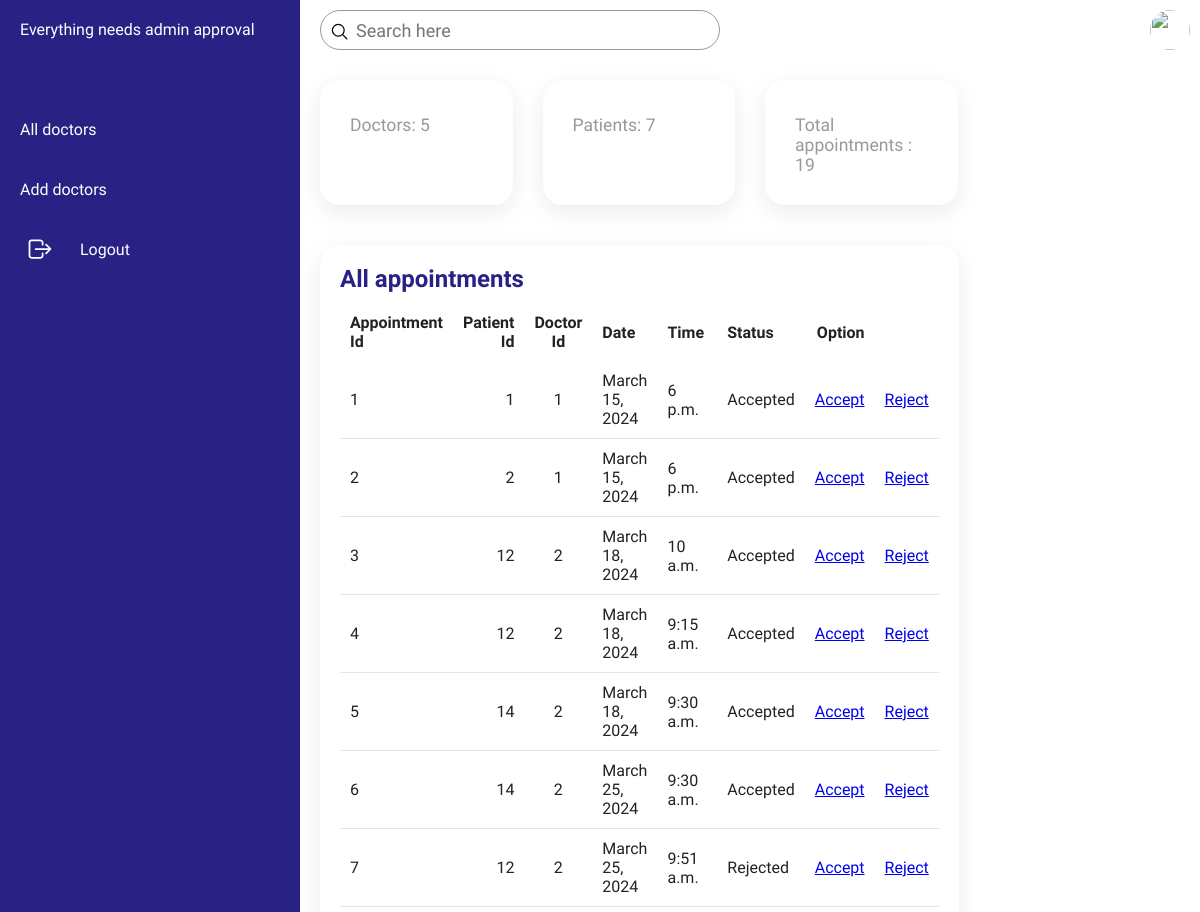
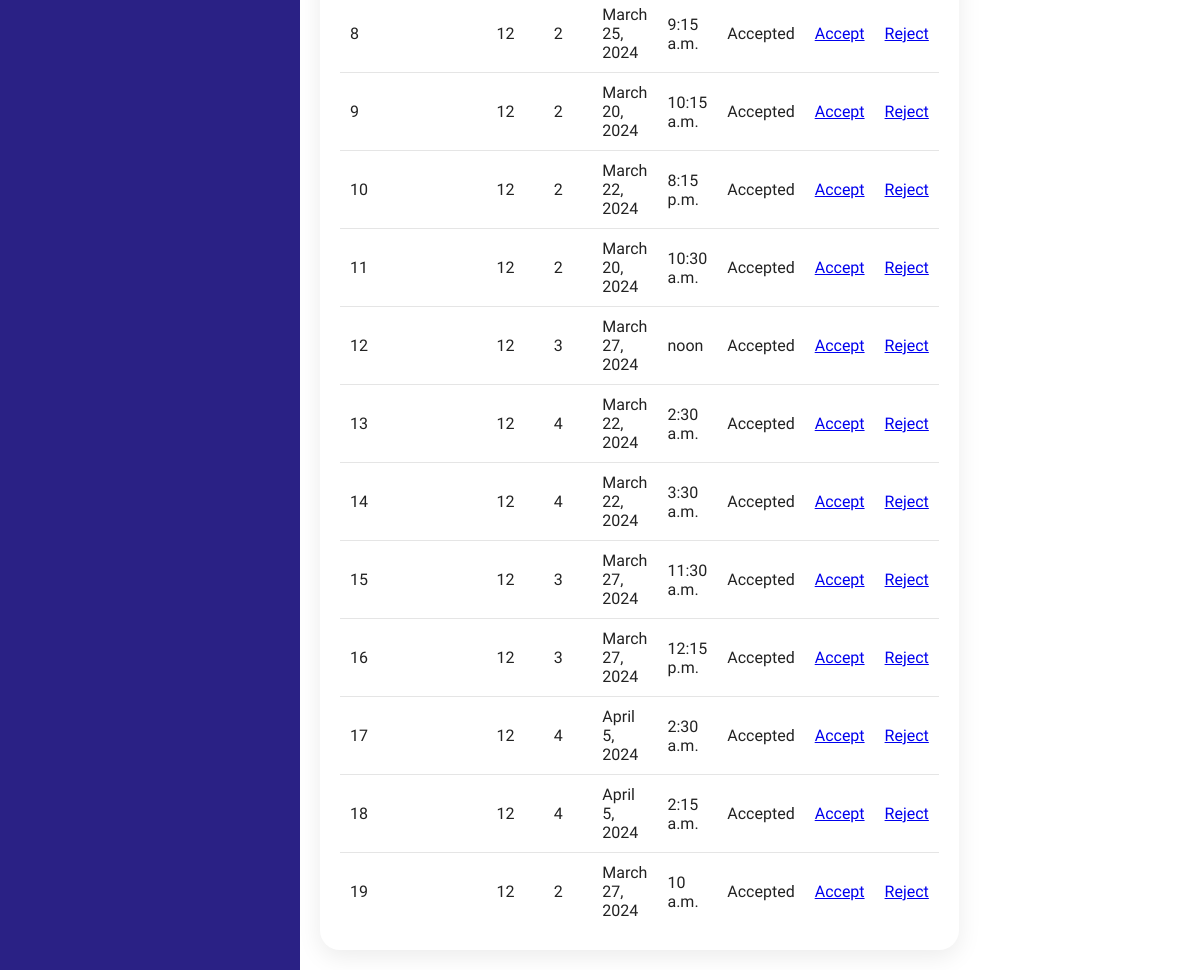
The page /adminhome/ on the database its author committed (2 pictures, top to bottom).
### ODBS/models.py (models this page shows, shortened)
class appointment(models.Model):
    appid=models.BigAutoField(primary_key=True)
    patid=models.ForeignKey(Patient,on_delete=models.CASCADE,null=True)
    docid=models.ForeignKey(Doctor,on_delete=models.CASCADE,null=True)
    date=models.DateField(max_length=50,null=True)
    starttime=models.TimeField(max_length=50,null=True)
    status=models.CharField(max_length=50,default="Pending")

class Patient(models.Model):
    user=models.ForeignKey(User,on_delete=models.CASCADE)
    patid=models.BigAutoField(primary_key=True)
    gender=models.CharField(max_length=10, default="Male")
    address=models.CharField(max_length=50,null=True)
    age=models.CharField(max_length=10,null=True)
    contactno=models.CharField(max_length=10,null=True)
    bloodgroup=models.CharField(max_length=50,null=True)
    docid=models.ForeignKey(Doctor,on_delete=models.CASCADE,null=True)
    def __str__(self):
        return str(self.pk)

class Doctor(models.Model):
    user=models.ForeignKey(User,on_delete=models.CASCADE)
    docid=models.BigAutoField(primary_key=True)
    contactno=models.CharField(max_length=50,null=True)
    qualification=models.CharField(max_length=50,null=True)
    specialist=models.CharField(max_length=50,null=True)
    day1=models.CharField(max_length=10,null=True)
    day2=models.CharField(max_length=10,null=True)
    day3=models.CharField(max_length=10,null=True)
    time1=models.CharField(max_length=10,null=True)
    time2=models.CharField(max_length=10,null=True)
    time3=models.CharField(max_length=10,null=True)
    dept=models.CharField(max_length=10,null=True)
    def __str__(self):
        return str(self.pk)

### ODBS/views.py (the view)
# urls.py: path('adminhome/', adminhome,name="adminhome"),
def adminhome(request):
    app=appointment.objects.all()
    pat=Patient.objects.all()
    doc=Doctor.objects.all()
    doccount=doc.count()
    patcount=pat.count()
    appointmentcount=appointment.objects.all().count()
    return render(request,"adminhome.html",locals())

### ODBS/Templates/adminhome.html (shortened to what this page needs)
{% load static %}
<!DOCTYPE html>
<html lang="en">
<head>
    <link rel="stylesheet" href="/static/css/admin_approval2.css">
</head>
<body>
    <div class="container">
        <div class="navigation">
            <ul>
                <li>
                    <a href="#">
                        <span class="title">Everything needs admin approval</span>
                    </a>
                </li>
                <li>
                    <a href="/viewalldoctor">
                        <span class="title">All doctors</span>
                    </a>
                </li>
                <li>
                    <a href="/adddoctor">
                        <span class="title">Add doctors</span>
                    </a>
                </li>
                <li>
                    <a href="/adminlogout" onclick="return confirm('Are you sure you want to Logout? click on ok to continue.');">
                        <span class="icon">
                            <ion-icon name="log-out-outline"></ion-icon>
                        </span>
                        <span class="title"> Logout</span>
                    </a>
                </li>
            </ul>
        </div>
        <div class="main">
            <div class="topbar">
                <div class="search">
                    <label>
                        <input type="text" placeholder="Search here">
                        <ion-icon name="search-outline"></ion-icon>
                    </label>
                </div>
                <div class="user">
                    <img src="assets/imgs/customer01.jpg" alt="">
                </div>
            </div>
            <div class="cardBox">
                <div class="card">
                    <div>
                        <div class="cardName">Doctors: {{doccount}}</div>
                    </div>
                </div>
                <div class="card">
                    <div>
                        <div class="cardName">Patients: {{patcount}}
                        </div>
                    </div>
                </div>
                <div class="card">
                    <div>
                        <div class="cardName">Total appointments : {{appointmentcount}}</div>
                    </div>
                </div>
            </div>
            <div class="details">
                <div class="recentOrders">
                    <div class="cardHeader">
                        <h2>All appointments</h2>
                    </div>
                    <table id="example">
                        <thead>
                                <tr>
                                    <td>Appointment Id</td>
                                    <td>Patient Id</td>
                                    <td>Doctor Id</td>
                                    <td>Date</td>
                                    <td>Time</td>
                                    <td>Status</td>
                                    <td>Option</td>
                                </tr>
                            </thead>
                            <tbody>
                                {% for i in app%}
                                <tr>
                                    <td>{{i.appid}}</td>
                                    <td>{{i.patid}}</td>
                                    <td>{{i.docid}}</td>
                                    <td>{{i.date}}</td>
                                    <td>{{i.starttime}}</td>
                                    <td>{{i.status}}</td>
                                    <td style="color:#2aafe8"><a href="/acceptappointment/{{i.appid}}" class="btn">Accept</a></td>
                                    <td style="color:#2aafe8"><a href="/rejectappointment/{{i.appid}}" class="btn">Reject</a></td>
                                </tr>
                                {% endfor %}
                            </tbody>
                    </table>
                </div>
                </div>
            </div>
        </div>
</body>
</html>

### ODBS/static/css/admin_approval2.css (style rules this page uses)
* { font-family: "Ubuntu", sans-serif; margin: 0; padding: 0; box-sizing: border-box; }
:root { --blue: #2a2185; --white: #fff; --gray: #f5f5f5; --black1: #222; --black2: #999; }
body { min-height: 100vh; overflow-x: hidden; }
.container { position: relative; width: 100%; }
.navigation { position: fixed; width: 300px; height: 100%; background: var(--blue); border-left: 10px solid var(--blue); transition: 0.5s; overflow: hidden; }
.navigation ul { position: absolute; top: 0; left: 0; width: 100%; }
.navigation ul li { position: relative; width: 100%; list-style: none; border-top-left-radius: 30px; border-bottom-left-radius: 30px; }
.navigation ul li:nth-child(1) { margin-bottom: 40px; pointer-events: none; }
.navigation ul li a { position: relative; display: block; width: 100%; display: flex; text-decoration: none; color: var(--white); }
.navigation ul li a .icon { position: relative; display: block; min-width: 60px; height: 60px; line-height: 75px; text-align: center; }
.navigation ul li a .icon ion-icon { font-size: 1.75rem; }
.navigation ul li a .title { position: relative; display: block; padding: 0 10px; height: 60px; line-height: 60px; text-align: start; white-space: nowrap; }
.main { position: absolute; width: calc(100% - 300px); left: 300px; min-height: 100vh; background: var(--white); transition: 0.5s; }
.topbar { width: 100%; height: 60px; display: flex; justify-content: space-between; align-items: center; padding: 0 10px; }
.search { position: relative; width: 400px; margin: 0 10px; }
.search label { position: relative; width: 100%; }
.search label input { width: 100%; height: 40px; border-radius: 40px; padding: 5px 20px; padding-left: 35px; font-size: 18px; outline: none; border: 1px solid var(--black2); }
.search label ion-icon { position: absolute; top: 0; left: 10px; font-size: 1.2rem; }
.user { position: relative; width: 40px; height: 40px; border-radius: 50%; overflow: hidden; cursor: pointer; }
.user img { position: absolute; top: 0; left: 0; width: 100%; height: 100%; object-fit: cover; }
.cardBox { position: relative; width: 100%; padding: 20px; display: grid; grid-template-columns: repeat(4, 1fr); grid-gap: 30px; }
.cardBox .card { position: relative; background: var(--white); padding: 30px; border-radius: 20px; display: flex; justify-content: space-between; cursor: pointer; box-shadow: 0 7px 25px rgba(0, 0, 0, 0.08); }
.cardBox .card .cardName { color: var(--black2); font-size: 1.1rem; margin-top: 5px; }
.details { position: relative; width: 100%; padding: 20px; display: grid; grid-template-columns: 2fr 1fr; grid-gap: 30px; }
.details .recentOrders { position: relative; display: grid; min-height: 500px; background: var(--white); padding: 20px; box-shadow: 0 7px 25px rgba(0, 0, 0, 0.08); border-radius: 20px; }
.details .cardHeader { display: flex; justify-content: space-between; align-items: flex-start; }
.cardHeader h2 { font-weight: 600; color: var(--blue); }
.details table { width: 100%; border-collapse: collapse; margin-top: 10px; }
.details table thead td { font-weight: 600; }
.details .recentOrders table tr { color: var(--black1); border-bottom: 1px solid rgba(0, 0, 0, 0.1); }
.details .recentOrders table tr:last-child { border-bottom: none; }
.details .recentOrders table tr td { padding: 10px; }
.details .recentOrders table tr td:last-child { text-align: end; }
.details .recentOrders table tr td:nth-child(2) { text-align: end; }
.details .recentOrders table tr td:nth-child(3) { text-align: center; }

### rows shown on the page
appointment: appid "1", patid "1", docid "1", date "March 15, 2024", starttime "6 p.m.", status "Accepted"
appointment: appid "2", patid "2", docid "1", date "March 15, 2024", starttime "6 p.m.", status "Accepted"
appointment: appid "3", patid "12", docid "2", date "March 18, 2024", starttime "10 a.m.", status "Accepted"
appointment: appid "4", patid "12", docid "2", date "March 18, 2024", starttime "9:15 a.m.", status "Accepted"
appointment: appid "5", patid "14", docid "2", date "March 18, 2024", starttime "9:30 a.m.", status "Accepted"
appointment: appid "6", patid "14", docid "2", date "March 25, 2024", starttime "9:30 a.m.", status "Accepted"
appointment: appid "7", patid "12", docid "2", date "March 25, 2024", starttime "9:51 a.m.", status "Rejected"
appointment: appid "8", patid "12", docid "2", date "March 25, 2024", starttime "9:15 a.m.", status "Accepted"
appointment: appid "9", patid "12", docid "2", date "March 20, 2024", starttime "10:15 a.m.", status "Accepted"
appointment: appid "10", patid "12", docid "2", date "March 22, 2024", starttime "8:15 p.m.", status "Accepted"
appointment: appid "11", patid "12", docid "2", date "March 20, 2024", starttime "10:30 a.m.", status "Accepted"
appointment: appid "12", patid "12", docid "3", date "March 27, 2024", starttime "noon", status "Accepted"
appointment: appid "13", patid "12", docid "4", date "March 22, 2024", starttime "2:30 a.m.", status "Accepted"
appointment: appid "14", patid "12", docid "4", date "March 22, 2024", starttime "3:30 a.m.", status "Accepted"
appointment: appid "15", patid "12", docid "3", date "March 27, 2024", starttime "11:30 a.m.", status "Accepted"
appointment: appid "16", patid "12", docid "3", date "March 27, 2024", starttime "12:15 p.m.", status "Accepted"
appointment: appid "17", patid "12", docid "4", date "April 5, 2024", starttime "2:30 a.m.", status "Accepted"
appointment: appid "18", patid "12", docid "4", date "April 5, 2024", starttime "2:15 a.m.", status "Accepted"
appointment: appid "19", patid "12", docid "2", date "March 27, 2024", starttime "10 a.m.", status "Accepted"

### other values the page prints
{{ doccount }} "5"
{{ patcount }} "7"
{{ appointmentcount }} "19"
